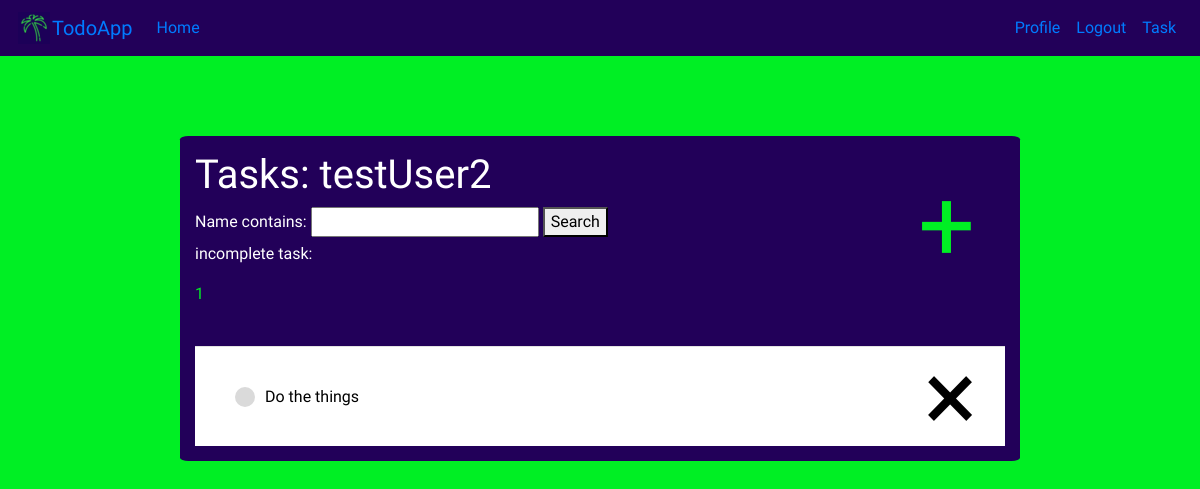
Before: / (signed in) with the older database file.
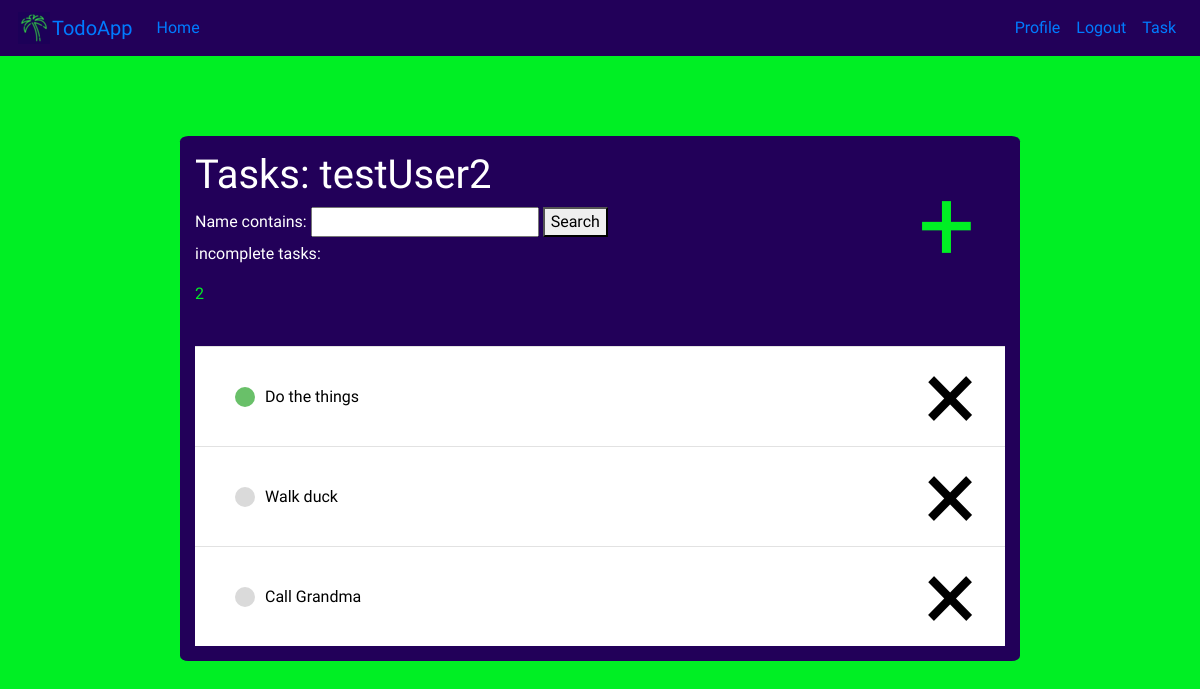
After: the same page with the newer database file.
### todo/models.py (models this page shows, shortened)
class Task(models.Model):
    name = models.CharField(max_length=100)
    status = models.BooleanField(default=False)
    desc = models.TextField(default=None)
    author = models.ForeignKey(User, on_delete=models.CASCADE)

### todo/views.py (the view)
# urls.py: path('', views.TaskListView.as_view(template_name='todo/home.html'), name='todo-home'),
class TaskListView(LoginRequiredMixin, ListView):
    queryset = Task.objects.all()
    context_object_name = 'tasks'
    def get_queryset(self):
        queryset = super().get_queryset()
        self.filterset = TodoFilter(self.request.GET, queryset=queryset)
        return self.filterset.qs
    def get_context_data(self, **kwargs):
        context = super().get_context_data(**kwargs)
        context['tasks'] = context['tasks'].filter(author=self.request.user)
        context['form'] = self.filterset.form
        context['count'] = 0
        for task in context['tasks']:
            if task.status == False:
                context['count'] += 1
        return context

### todo/templates/todo/home.html (shortened to what this page needs)
{% extends 'todo/base.html' %}
{% block content %}
    <div class="task-heading">
        <a class="add-icon" href="{% url 'task-create' %}">&#43;</a>
        <h1 class="task-heading-text">Tasks: {{ user }}</h1>
        <form class="task-heading-text" method="GET">
            {{ form }}
            <button type="submit">Search</button>
        </form>
        <p class="task-heading-text">incomplete task{{count|pluralize:"s"}}: <p class="task-heading-count">{{ count }}</p></p>
    </div>
    <br>
    <div class="tasks-container">
    {% for task in tasks %}
        <div class="task-wrapper">
            <div class=task-inside-wrapper>
                {% if task.status %}
                    <div class="task-complete-icon"></div>
                {% else %}
                    <div class="task-incomplete-icon"></div>
                {% endif %}
                <a class="task-link" href="{% url 'task-detail' task.id %}">{{ task.name }}</a>
            </div>
            <a class="mr-2 delete-icon" href="{% url 'task-delete' task.id %}">&#215;</a>
        </div>
    {% endfor %}
    </div>
{% endblock content %}

Changed rows visible on the page:
changed Task "Do the things": status False → True (drawn)
added Task: status False (drawn), name "Walk duck"
added Task: status False (drawn), name "Call Grandma"
Other visible differences:
{{ count }}: "1" → "2"
